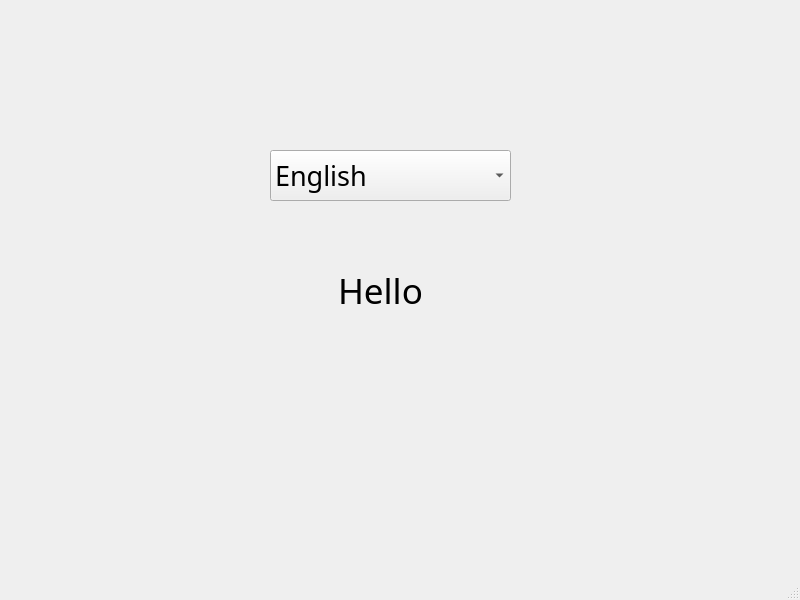
<?xml version="1.0" encoding="UTF-8"?>
<ui version="4.0">
 <class>MainWindow</class>
 <widget class="QMainWindow" name="MainWindow">
  <property name="geometry">
   <rect>
    <x>0</x>
    <y>0</y>
    <width>800</width>
    <height>600</height>
   </rect>
  </property>
  <property name="windowTitle">
   <string>MainWindow</string>
  </property>
  <widget class="QWidget" name="centralwidget">
   <widget class="QComboBox" name="comboBox">
    <property name="geometry">
     <rect>
      <x>270</x>
      <y>150</y>
      <width>241</width>
      <height>51</height>
     </rect>
    </property>
    <property name="font">
     <font>
      <family>Adobe Devanagari</family>
      <pointsize>20</pointsize>
     </font>
    </property>
    <property name="currentText">
     <string notr="true">English</string>
    </property>
    <item>
     <property name="text">
      <string>English</string>
     </property>
    </item>
    <item>
     <property name="text">
      <string>Chinese Traditional</string>
     </property>
    </item>
   </widget>
   <widget class="QLabel" name="label">
    <property name="geometry">
     <rect>
      <x>270</x>
      <y>260</y>
      <width>221</width>
      <height>61</height>
     </rect>
    </property>
    <property name="font">
     <font>
      <family>Adobe Devanagari</family>
      <pointsize>26</pointsize>
     </font>
    </property>
    <property name="text">
     <string>Hello</string>
    </property>
    <property name="alignment">
     <set>Qt::AlignCenter</set>
    </property>
   </widget>
  </widget>
  <widget class="QMenuBar" name="menubar">
   <property name="geometry">
    <rect>
     <x>0</x>
     <y>0</y>
     <width>800</width>
     <height>21</height>
    </rect>
   </property>
  </widget>
  <widget class="QStatusBar" name="statusbar"/>
 </widget>
 <resources/>
 <connections>
  <connection>
   <sender>comboBox</sender>
   <signal>currentIndexChanged(int)</signal>
   <receiver>MainWindow</receiver>
   <slot>select_language()</slot>
   <hints>
    <hint type="sourcelabel">
     <x>421</x>
     <y>199</y>
    </hint>
    <hint type="destinationlabel">
     <x>526</x>
     <y>200</y>
    </hint>
   </hints>
  </connection>
 </connections>
 <slots>
  <slot>select_language()</slot>
 </slots>
</ui>
